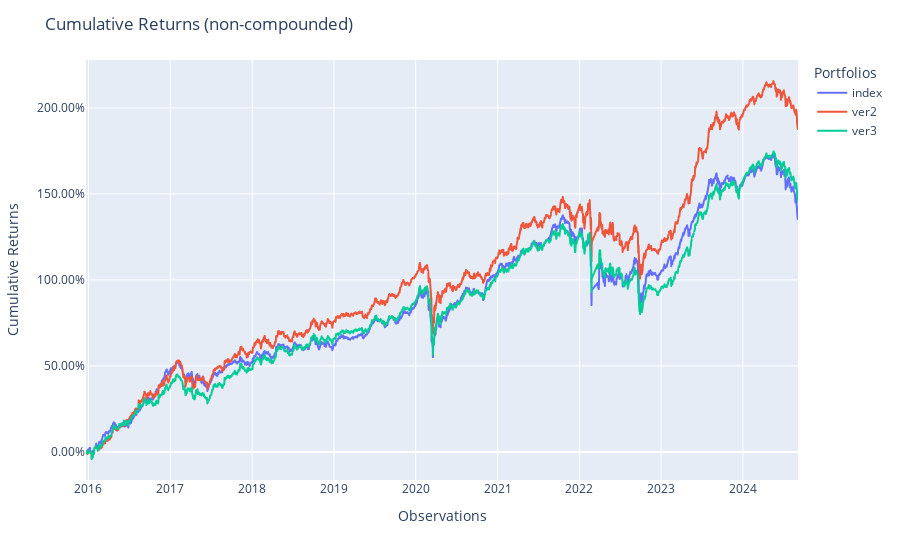

The cell this chart's notebook holds for it:
### Code cell
population = Population([pred1, pred2, pred3])
fig = population.plot_cumulative_returns()
show(fig)

### Figure 1 — Plotly figure (JSON) as saved in the notebook; plotly's stock layout.template omitted (floating-point values rounded to 4 significant figures; data arrays with more than 128 entries replaced by an {"elided": "..."} marker saying what was removed)
{"data": [{"hovertemplate": "variable=index<br>_index=%{x}<br>value=%{y}<extra></extra>", "legendgroup": "index", "line": {"color": "#636efa", "dash": "solid"}, "marker": {"symbol": "circle"}, "mode": "lines", "name": "index", "showlegend": true, "type": "scattergl", "x": {"elided": "2220 str values"}, "xaxis": "x", "y": {"elided": "2220 float values"}, "yaxis": "y"}, {"hovertemplate": "variable=ver2<br>_index=%{x}<br>value=%{y}<extra></extra>", "legendgroup": "ver2", "line": {"color": "#EF553B", "dash": "solid"}, "marker": {"symbol": "circle"}, "mode": "lines", "name": "ver2", "showlegend": true, "type": "scattergl", "x": {"elided": "2220 str values"}, "xaxis": "x", "y": {"elided": "2220 float values"}, "yaxis": "y"}, {"hovertemplate": "variable=ver3<br>_index=%{x}<br>value=%{y}<extra></extra>", "legendgroup": "ver3", "line": {"color": "#00cc96", "dash": "solid"}, "marker": {"symbol": "circle"}, "mode": "lines", "name": "ver3", "showlegend": true, "type": "scattergl", "x": {"elided": "2220 str values"}, "xaxis": "x", "y": {"elided": "2220 float values"}, "yaxis": "y"}], "layout": {"autosize": true, "legend": {"title": {"text": "Portfolios"}, "tracegroupgap": 0}, "margin": {"t": 60}, "title": {"text": "Cumulative Returns (non-compounded)"}, "xaxis": {"anchor": "y", "autorange": true, "domain": [0, 1], "range": ["2015-12-21", "2024-09-03"], "title": {"text": "Observations"}, "type": "date"}, "yaxis": {"anchor": "x", "autorange": true, "domain": [0, 1], "range": [-0.1634, 2.278], "tickformat": ".2%", "title": {"text": "Cumulative Returns"}, "type": "linear"}}}
